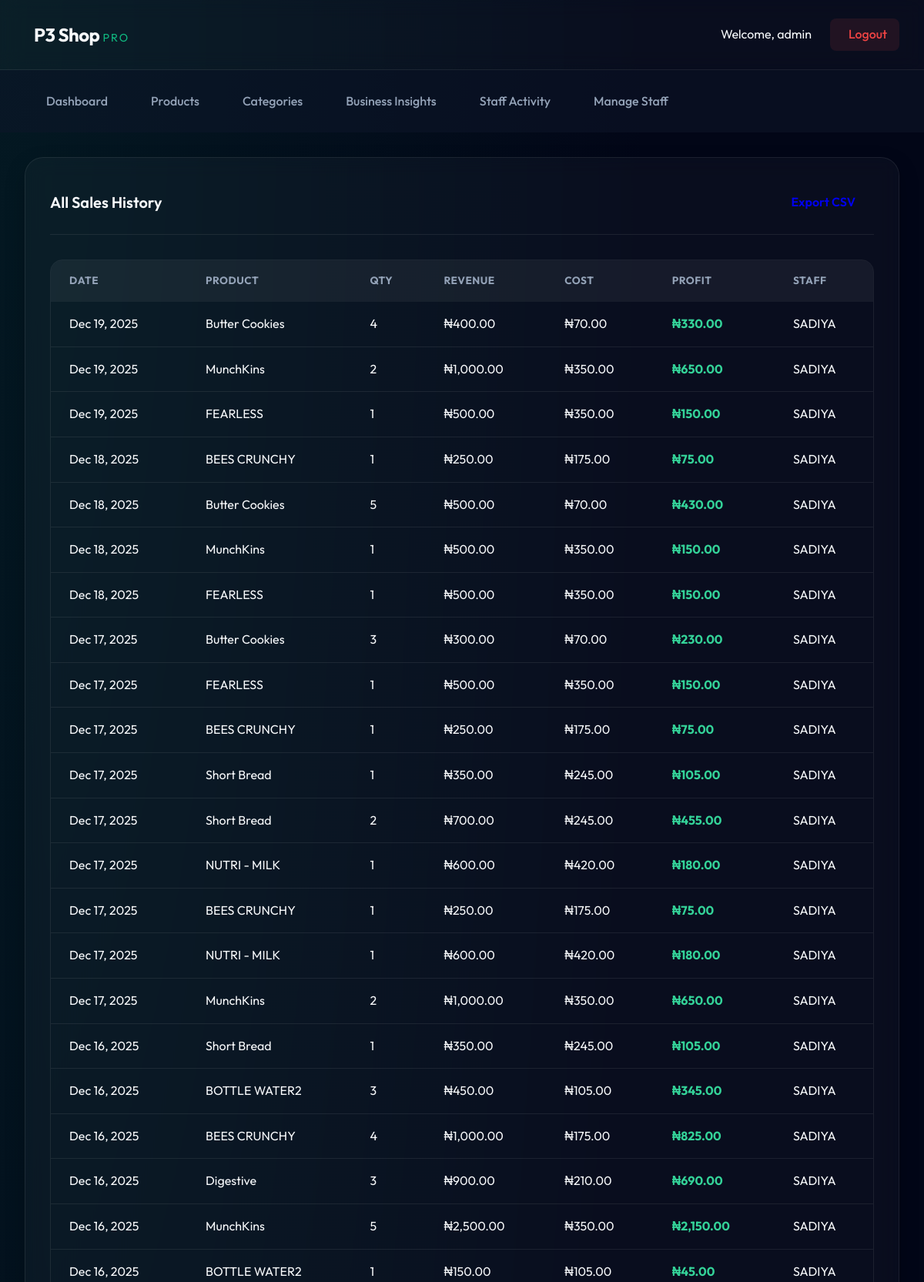
The app's page /admin/sales_reports.php (signed in, upper part) with its own data.
### tables this page shows
CREATE TABLE `sales` (
  `id` int(11) NOT NULL,
  `product_id` int(11) NOT NULL,
  `user_id` int(11) NOT NULL,
  `quantity_sold` int(11) NOT NULL,
  `total_price` decimal(10,2) NOT NULL,
  `sale_date` date NOT NULL,
  `payment_method` varchar(50) NOT NULL DEFAULT 'Cash',
  `cost_price` decimal(10,2) DEFAULT 0.00,
  `status` enum('recorded','voided','returned') NOT NULL DEFAULT 'recorded',
  `void_reason` text DEFAULT NULL
);

CREATE TABLE `products` (
  `id` int(11) NOT NULL,
  `name` varchar(100) NOT NULL,
  `description` text DEFAULT NULL,
  `quantity_in_stock` int(11) NOT NULL,
  `price` decimal(10,2) NOT NULL,
  `created_at` timestamp NOT NULL DEFAULT current_timestamp(),
  `category_id` int(11) DEFAULT NULL,
  `cost_price` decimal(10,2) DEFAULT 0.00,
  `units_per_pack` int(11) DEFAULT 1
);

CREATE TABLE `users` (
  `id` int(11) NOT NULL,
  `username` varchar(50) NOT NULL,
  `password` varchar(255) NOT NULL,
  `role` enum('admin','staff') NOT NULL,
  `created_at` timestamp NOT NULL DEFAULT current_timestamp()
);

### admin/sales_reports.php (the view, shortened to what this page needs)
<?php
require_once '../includes/db.php';
?>
<!DOCTYPE html>
<html lang="en">
<head>
    <link href="https://fonts.googleapis.com/css2?family=Poppins:wght@400;500;700&display=swap" rel="stylesheet"><link rel="stylesheet" href="../assets/css/style.css">
</head>
<body>
<?php include 'includes/navbar.php'; ?>
<div class="container">
    <div class="card">
        <div class="card-header">
            <h2><i class="ri-file-list-3-line"></i> All Sales History</h2>
            <a href="export_csv.php" class="btn btn-success"><i class="ri-download-line"></i> Export CSV</a>
        </div>
        <div class="table-wrapper">
            <table class="content-table">
                <thead>
                    <tr><th>Date</th><th>Product</th><th>Qty</th><th>Revenue</th><th>Cost</th><th>Profit</th><th>Staff</th></tr>
                </thead>
                <tbody>
                    <?php
                    $sales_res = $conn->query("SELECT s.*, p.name as product_name, u.username
                                             FROM sales s
                                             JOIN products p ON s.product_id = p.id
                                             JOIN users u ON s.user_id = u.id
                                             ORDER BY s.id DESC LIMIT 200");
                    while($row = $sales_res->fetch_assoc()):
                        $profit = $row['total_price'] - $row['cost_price'];
                    ?>
                    <tr>
                        <td><?php echo date('M d, Y', strtotime($row['sale_date'])); ?></td>
                        <td><?php echo htmlspecialchars($row['product_name']); ?></td>
                        <td><?php echo $row['quantity_sold']; ?></td>
                        <td>₦<?php echo number_format($row['total_price'], 2); ?></td>
                        <td>₦<?php echo number_format($row['cost_price'], 2); ?></td>
                        <td style="color: <?php echo $profit >= 0 ? 'var(--primary-light)' : 'var(--danger)'; ?>; font-weight: bold;">
                            ₦<?php echo number_format($profit, 2); ?>
                        </td>
                        <td><?php echo htmlspecialchars($row['username']); ?></td>
                    </tr>
                    <?php endwhile; ?>
                </tbody>
            </table>
        </div>
    </div>
</div>
</body>
</html>
<?php exit;  ?>

### assets/css/style.css (style rules this page uses)
:root { --primary: #10b981; --primary-dark: #059669; --primary-light: #34d399; --accent: #3b82f6; --danger: #ef4444; --warning: #f59e0b; --success: #10b981; --bg-dark: #042f2e; --bg-main: #020617; --glass-bg: rgba(255, 255, 255, 0.03); --glass-border: rgba(255, 255, 255, 0.08); --glass-hover: rgba(255, 255, 255, 0.06); --text-main: #f8fafc; --text-muted: #94a3b8; --card-shadow: 0 10px 30px -5px rgba(0, 0, 0, 0.3); }
* { margin: 0; padding: 0; box-sizing: border-box; font-family: 'Outfit', sans-serif; }
body { background: var(--bg-main); background-image: radial-gradient(at 0% 0%, rgba(16, 185, 129, 0.1) 0px, transparent 50%), radial-gradient(at 100% 100%, rgba(59, 130, 246, 0.1) 0px, transparent 50%); color: var(--text-main); min-height: 100vh; line-height: 1.6; }
.container { max-width: 1400px; margin: 0 auto; padding: 2rem; }
.card { background: var(--glass-bg); backdrop-filter: blur(12px); border: 1px solid var(--glass-border); border-radius: 24px; padding: 2rem; box-shadow: var(--card-shadow); transition: 0.3s; }
.card-header { display: flex; justify-content: space-between; align-items: center; margin-bottom: 2rem; padding-bottom: 1rem; border-bottom: 1px solid var(--glass-border); }
.card-header h2 { font-size: 1.25rem; font-weight: 600; }
.table-wrapper { overflow-x: auto; border-radius: 16px; border: 1px solid var(--glass-border); }
.content-table { width: 100%; border-collapse: collapse; }
.content-table th { background: rgba(255, 255, 255, 0.05); padding: 1rem 1.5rem; text-align: left; font-size: 0.85rem; text-transform: uppercase; letter-spacing: 0.5px; color: var(--text-muted); }
.content-table td { padding: 1rem 1.5rem; border-bottom: 1px solid var(--glass-border); }
.btn { padding: 0.8rem 1.5rem; border-radius: 12px; font-weight: 600; cursor: pointer; border: none; transition: 0.3s; text-decoration: none; display: inline-flex; align-items: center; gap: 0.5rem; }

### records on screen
sales: sale_date "Dec 19, 2025", product.name "Butter Cookies", quantity_sold "4", total_price "400.00", cost_price "70.00", profit "330.00", user.username "SADIYA"
sales: sale_date "Dec 19, 2025", product.name "MunchKins", quantity_sold "2", total_price "1,000.00", cost_price "350.00", profit "650.00", user.username "SADIYA"
sales: sale_date "Dec 19, 2025", product.name "FEARLESS", quantity_sold "1", total_price "500.00", cost_price "350.00", profit "150.00", user.username "SADIYA"
sales: sale_date "Dec 18, 2025", product.name "BEES CRUNCHY", quantity_sold "1", total_price "250.00", cost_price "175.00", profit "75.00", user.username "SADIYA"
sales: sale_date "Dec 18, 2025", product.name "Butter Cookies", quantity_sold "5", total_price "500.00", cost_price "70.00", profit "430.00", user.username "SADIYA"
sales: sale_date "Dec 18, 2025", product.name "MunchKins", quantity_sold "1", total_price "500.00", cost_price "350.00", profit "150.00", user.username "SADIYA"
sales: sale_date "Dec 18, 2025", product.name "FEARLESS", quantity_sold "1", total_price "500.00", cost_price "350.00", profit "150.00", user.username "SADIYA"
sales: sale_date "Dec 17, 2025", product.name "Butter Cookies", quantity_sold "3", total_price "300.00", cost_price "70.00", profit "230.00", user.username "SADIYA"
sales: sale_date "Dec 17, 2025", product.name "FEARLESS", quantity_sold "1", total_price "500.00", cost_price "350.00", profit "150.00", user.username "SADIYA"
sales: sale_date "Dec 17, 2025", product.name "BEES CRUNCHY", quantity_sold "1", total_price "250.00", cost_price "175.00", profit "75.00", user.username "SADIYA"
sales: sale_date "Dec 17, 2025", product.name "Short Bread", quantity_sold "1", total_price "350.00", cost_price "245.00", profit "105.00", user.username "SADIYA"
sales: sale_date "Dec 17, 2025", product.name "Short Bread", quantity_sold "2", total_price "700.00", cost_price "245.00", profit "455.00", user.username "SADIYA"
sales: sale_date "Dec 17, 2025", product.name "NUTRI - MILK", quantity_sold "1", total_price "600.00", cost_price "420.00", profit "180.00", user.username "SADIYA"
sales: sale_date "Dec 17, 2025", product.name "BEES CRUNCHY", quantity_sold "1", total_price "250.00", cost_price "175.00", profit "75.00", user.username "SADIYA"
sales: sale_date "Dec 17, 2025", product.name "NUTRI - MILK", quantity_sold "1", total_price "600.00", cost_price "420.00", profit "180.00", user.username "SADIYA"
sales: sale_date "Dec 17, 2025", product.name "MunchKins", quantity_sold "2", total_price "1,000.00", cost_price "350.00", profit "650.00", user.username "SADIYA"
sales: sale_date "Dec 16, 2025", product.name "Short Bread", quantity_sold "1", total_price "350.00", cost_price "245.00", profit "105.00", user.username "SADIYA"
sales: sale_date "Dec 16, 2025", product.name "BOTTLE WATER2", quantity_sold "3", total_price "450.00", cost_price "105.00", profit "345.00", user.username "SADIYA"
sales: sale_date "Dec 16, 2025", product.name "BEES CRUNCHY", quantity_sold "4", total_price "1,000.00", cost_price "175.00", profit "825.00", user.username "SADIYA"
sales: sale_date "Dec 16, 2025", product.name "Digestive", quantity_sold "3", total_price "900.00", cost_price "210.00", profit "690.00", user.username "SADIYA"
sales: sale_date "Dec 16, 2025", product.name "MunchKins", quantity_sold "5", total_price "2,500.00", cost_price "350.00", profit "2,150.00", user.username "SADIYA"
sales: sale_date "Dec 16, 2025", product.name "BOTTLE WATER2", quantity_sold "1", total_price "150.00", cost_price "105.00", profit "45.00", user.username "SADIYA"

### other values on screen
$_SESSION['username'] "admin"
